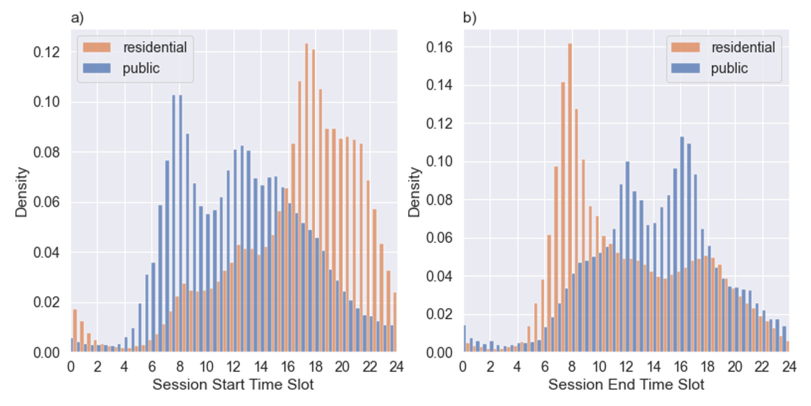
#> input picture data/Electric_Vehicle_User_Behavior_An_Analysis_of_Char.jpg, 1621 x 812 px (shown at 1/2 size)
$ python -i carEfficiency.py   (imports and definitions only)
#> lines starting #> are read from the running program, lines starting #| are printed output that depends on the picture
import pandas as pd
from typing import TypedDict

"""
CarEfficiency class
class for:
   - get the car efficiency

Usage:
   - get the car efficiency by type
   - get the car efficiency by province
   - get the car efficiency by fuel type
   - get the car efficiency by year
   - get the car efficiency by make
   - get the car efficiency by model
   - get the car efficiency by trim
   - get the car efficiency by vehicle class
"""


class CarEfficiency:
    def __init__(
        self, data: pd.DataFrame, month_coeffs: dict[int, float] | None = None
    ):
        """vehicle_class: ['Subcompact', 'Mid-size', 'Compact', 'Two-seater', 'Full-size',\n
       'Station wagon', 'Sport utility vehicle', 'Pickup truck',\n
       'Minicompact', 'Minivan']"""
        self.data: pd.DataFrame = data
        self.vehicleClass: pd.Series = self.data["Vehicle class"].unique()
        self.fuel_consumption: dict[str, float] = {}
        self.distance: dict[str, float] = {}

        self.efficiency_percent_by_vehicle_type: dict[str, float] = {}
        self.set_efficiency_by_type()
        self.set_battery_by_type()

        self.month_coeffs: dict[int, float] = {m: 1.0 for m in range(1, 13)}
        if month_coeffs:
            self.set_month_coeffs(month_coeffs)


    # [61 lines left out: functions set_efficiency_by_type, set_battery_by_type, not called in this run]

    def get_battery_by_type(self, category: str | None = None) -> pd.DataFrame:
        df = self.battery_by_vehicle_type
        return df[df["Vehicle class"] == category] if category else df

    # [72 lines left out: functions set_month_coeffs, get_efficiency_by_type, get_mean_efficiency, not called in this run]

    def __call__(self) -> pd.DataFrame:
        return self.data

    # [44 lines left out: function __getitem__, not called in this run]


class ChargerInfo:
    """Utility class providing charger power data and charge time estimates."""

    # [10 lines left out: function __init__, not called in this run]

    def get_charger(self) -> pd.DataFrame:
        """Return table of charger power levels in Watts."""
        return self.chargers.copy()

    # [17 lines left out: function get_charging_time, not called in this run]

# [21 lines not run here, left out]

>>> import cv2
>>> picture = cv2.imread('../data/Electric_Vehicle_User_Behavior_An_Analysis_of_Char.jpg', cv2.IMREAD_GRAYSCALE)
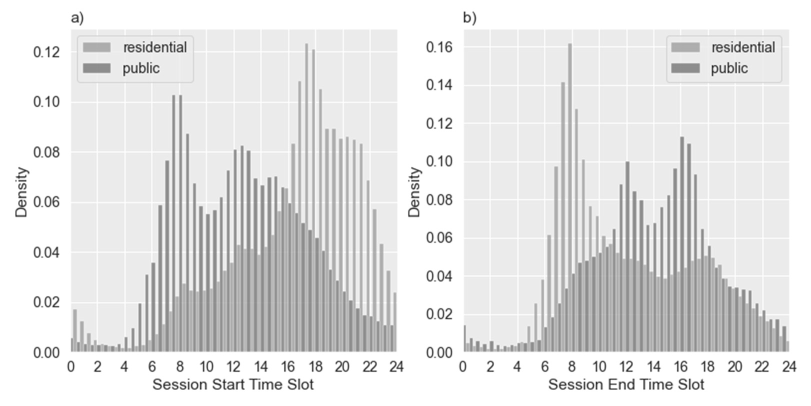
#> picture: shape (812, 1621) (shown at 1/2 size); min 12, max 255, mean 227.2
#> (the run stopped early here; a loop or call above may not have finished)
